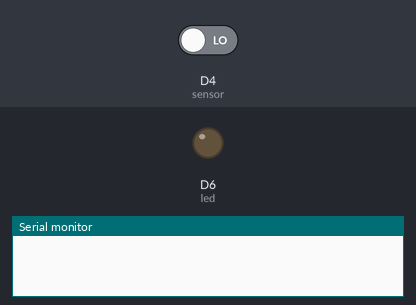
A sketch run on a simulated ESP8266 (NodeMCU). Shown: output pins drawn as LEDs (lit = HIGH), the last lines printed to the serial monitor. Inputs (shaded band) come from the test bench; at power-on: D4 (sensor) LOW.

Above: at 1.2 s.
1.3 s: D4 (sensor) driven HIGH
At 2.6 s:
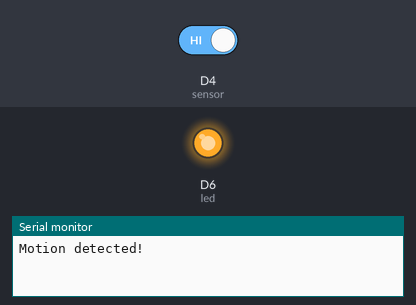
2.9 s: D4 (sensor) driven LOW
At 3.8 s:
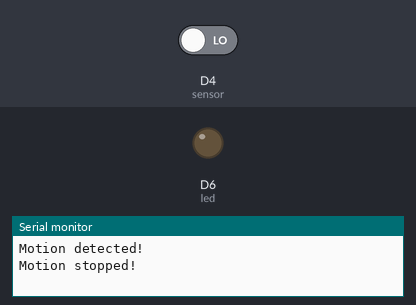
Timing chart, 0 to 5.9 s (numbered marks = the images above; inputs shaded):
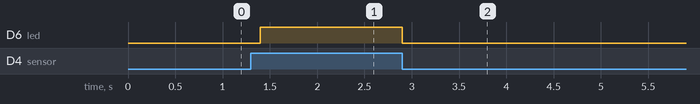

The sketch:

PIR_Test_Wio_terminal.ino
```cpp
int led = D6;                // the pin that the LED is atteched to
int sensor = D4;              // the pin that the sensor is atteched to
int state = LOW;             // by default, no motion detected
int val = 0;                 // variable to store the sensor status (value)

void setup() {
  pinMode(led, OUTPUT);      // initalize LED as an output
  pinMode(sensor, INPUT);    // initialize sensor as an input
  Serial.begin(115200);        // initialize serial
}

void loop(){
  val = digitalRead(sensor);   // read sensor value
  if (val == HIGH) {           // check if the sensor is HIGH
    digitalWrite(led, HIGH);   // turn LED ON
    delay(100);                // delay 100 milliseconds

    if (state == LOW) {
      Serial.println("Motion detected!");
      state = HIGH;       // update variable state to HIGH
    }
  }
  else {
      digitalWrite(led, LOW); // turn LED OFF
      delay(200);             // delay 200 milliseconds

      if (state == HIGH){
        Serial.println("Motion stopped!");
        state = LOW;       // update variable state to LOW
    }
  }
}
```

Measured:
- after the input at 1.3 s, D6 (led): LOW → HIGH after 0.10 s
- after the input at 2.9 s, D6 (led): HIGH → LOW at once
